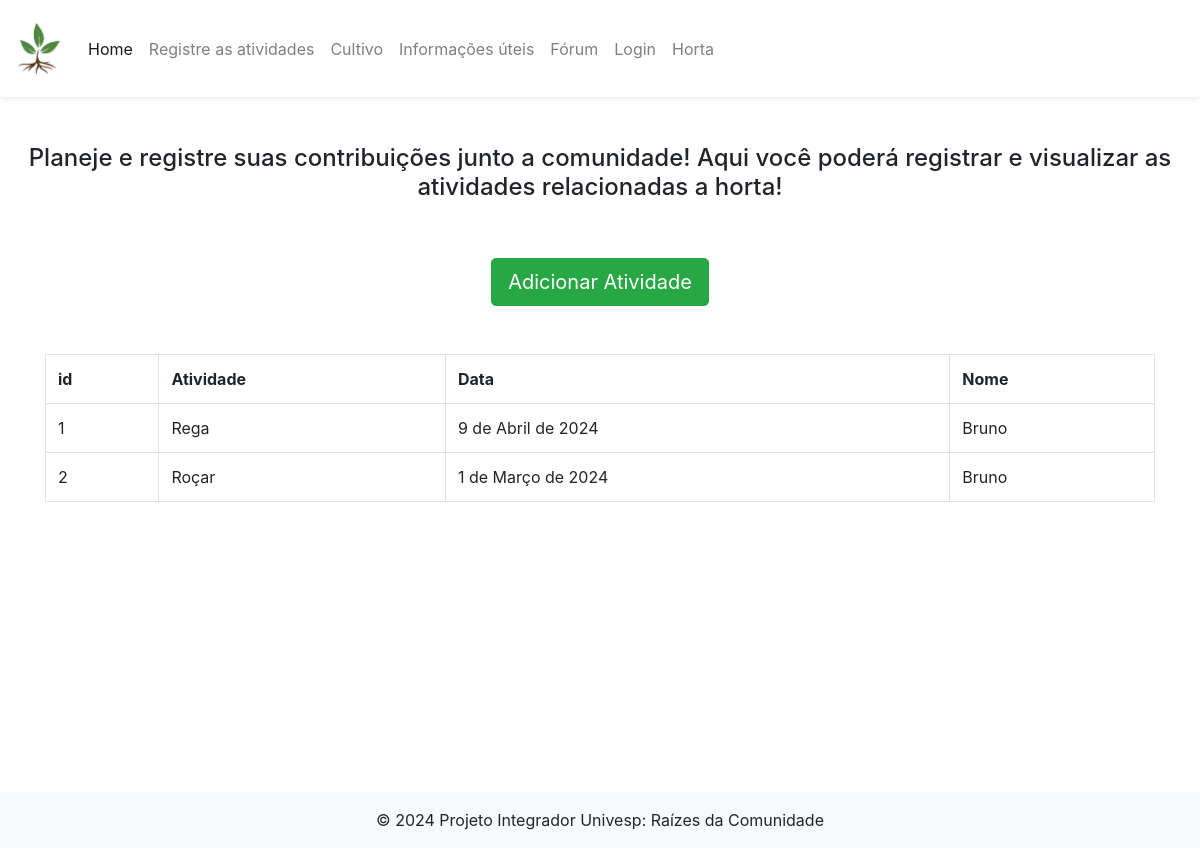
The page /atividades/ (signed in) on the database its author committed.
### app_cad_atividades/models.py (models this page shows)
class Atividade(models.Model):
    id= models.AutoField(primary_key=True)
    atividade = models.TextField(max_length=255)
    dt_atividadedb = models.DateField()
    usuario_id = models.CharField(max_length=100, default="admin")

### app_cad_atividades/views.py (the view)
# urls.py: path("atividades/",views.atividades, name="atividade"),
@login_required(login_url="/login/login/")
def atividades(request):
    lista_atividades = {}
    if request.method == 'POST':
        atividade = request.POST.get("atividade")
        dt_atividade = request.POST.get("dt_atividade")
        usuario_id = request.user.username
        nova_atividade = Atividade(atividade=atividade, dt_atividadedb=dt_atividade ,usuario_id=usuario_id )
        nova_atividade.save()
    lista_atividades["atividades"] = Atividade.objects.all().order_by('-dt_atividadedb')[:10]
    return render(request, "atividades/atividade.html", lista_atividades)

### templates/atividades/atividade.html (shortened to what this page needs)
{% extends 'base.html' %}
{% block conteudo %}
    <div style="text-align: center;" class="container-fluid">
        <h1 class="text-center mt-5" style="font-size: 1.5rem;">Planeje e registre suas contribuições junto a comunidade! Aqui você poderá registrar e visualizar as atividades relacionadas a horta!</h1>
        <button type="button" class="btn btn-success btn-lg m-5" data-toggle="modal" data-target="#modalAtividade" data-whatever="@mdo">Adicionar Atividade</button>
    </div>
    <div class="container">
        <table class="table table-bordered table-strip table-hover">
            <tr>
                <th>id</th>
                <th>Atividade</th>
                <th>Data</th>
                <th>Nome</th>
            </tr>
             {% for atividade in atividades %}
                <tr>
                <td>{{atividade.id}}</td>
                <td>{{atividade.atividade}}</td>
                <td>{{atividade.dt_atividadedb}}</td>
                <td>{{atividade.usuario_id}}</td>
                </tr>
            {% endfor %}
        </table>
    </div>
{% endblock %}

### templates/base.html (style rules this page uses)
body { overflow-y: auto; min-height: 100vh; }

### rows shown on the page
Atividade: id "1", atividade "Rega", dt_atividadedb "9 de Abril de 2024", usuario_id "Bruno"
Atividade: id "2", atividade "Roçar", dt_atividadedb "1 de Março de 2024", usuario_id "Bruno"
